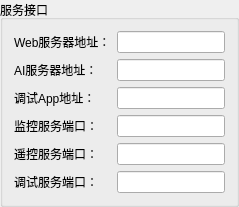
         <widget class="QGroupBox" name="groupBox_43">
          <property name="title">
           <string>服务接口</string>
          </property>
          <layout class="QGridLayout" name="gridLayout_49">
           <item row="3" column="0">
            <widget class="QLabel" name="label_116">
             <property name="sizePolicy">
              <sizepolicy hsizetype="Preferred" vsizetype="Fixed">
               <horstretch>0</horstretch>
               <verstretch>0</verstretch>
              </sizepolicy>
             </property>
             <property name="text">
              <string>监控服务端口：</string>
             </property>
            </widget>
           </item>
           <item row="0" column="1">
            <widget class="QLineEdit" name="Web_Server_Ip">
             <property name="sizePolicy">
              <sizepolicy hsizetype="Expanding" vsizetype="Fixed">
               <horstretch>0</horstretch>
               <verstretch>0</verstretch>
              </sizepolicy>
             </property>
             <property name="layoutDirection">
              <enum>Qt::LeftToRight</enum>
             </property>
            </widget>
           </item>
           <item row="2" column="0">
            <widget class="QLabel" name="label_293">
             <property name="sizePolicy">
              <sizepolicy hsizetype="Preferred" vsizetype="Preferred">
               <horstretch>0</horstretch>
               <verstretch>0</verstretch>
              </sizepolicy>
             </property>
             <property name="text">
              <string>调试App地址：</string>
             </property>
            </widget>
           </item>
           <item row="1" column="1">
            <widget class="QLineEdit" name="Ai_Server_Ip">
             <property name="sizePolicy">
              <sizepolicy hsizetype="Expanding" vsizetype="Fixed">
               <horstretch>0</horstretch>
               <verstretch>0</verstretch>
              </sizepolicy>
             </property>
            </widget>
           </item>
           <item row="2" column="1">
            <widget class="QLineEdit" name="App_Server_Ip">
             <property name="sizePolicy">
              <sizepolicy hsizetype="Expanding" vsizetype="Fixed">
               <horstretch>0</horstretch>
               <verstretch>0</verstretch>
              </sizepolicy>
             </property>
            </widget>
           </item>
           <item row="4" column="1">
            <widget class="QLineEdit" name="Local_Remote_Port">
             <property name="sizePolicy">
              <sizepolicy hsizetype="Expanding" vsizetype="Fixed">
               <horstretch>0</horstretch>
               <verstretch>0</verstretch>
              </sizepolicy>
             </property>
            </widget>
           </item>
           <item row="4" column="0">
            <widget class="QLabel" name="label_119">
             <property name="sizePolicy">
              <sizepolicy hsizetype="Preferred" vsizetype="Fixed">
               <horstretch>0</horstretch>
               <verstretch>0</verstretch>
              </sizepolicy>
             </property>
             <property name="text">
              <string>遥控服务端口：</string>
             </property>
            </widget>
           </item>
           <item row="1" column="0">
            <widget class="QLabel" name="label_118">
             <property name="sizePolicy">
              <sizepolicy hsizetype="Preferred" vsizetype="Fixed">
               <horstretch>0</horstretch>
               <verstretch>0</verstretch>
              </sizepolicy>
             </property>
             <property name="text">
              <string>AI服务器地址：</string>
             </property>
            </widget>
           </item>
           <item row="0" column="0">
            <widget class="QLabel" name="label_92">
             <property name="sizePolicy">
              <sizepolicy hsizetype="Preferred" vsizetype="Fixed">
               <horstretch>0</horstretch>
               <verstretch>0</verstretch>
              </sizepolicy>
             </property>
             <property name="text">
              <string>Web服务器地址：</string>
             </property>
            </widget>
           </item>
           <item row="3" column="1">
            <widget class="QLineEdit" name="Local_Monitor_Port">
             <property name="sizePolicy">
              <sizepolicy hsizetype="Expanding" vsizetype="Fixed">
               <horstretch>0</horstretch>
               <verstretch>0</verstretch>
              </sizepolicy>
             </property>
            </widget>
           </item>
           <item row="5" column="0">
            <widget class="QLabel" name="label_294">
             <property name="sizePolicy">
              <sizepolicy hsizetype="Preferred" vsizetype="Preferred">
               <horstretch>0</horstretch>
               <verstretch>0</verstretch>
              </sizepolicy>
             </property>
             <property name="text">
              <string>调试服务端口：</string>
             </property>
            </widget>
           </item>
           <item row="5" column="1">
            <widget class="QLineEdit" name="App_Server_Port">
             <property name="sizePolicy">
              <sizepolicy hsizetype="Expanding" vsizetype="Fixed">
               <horstretch>0</horstretch>
               <verstretch>0</verstretch>
              </sizepolicy>
             </property>
            </widget>
           </item>
          </layout>
         </widget>
